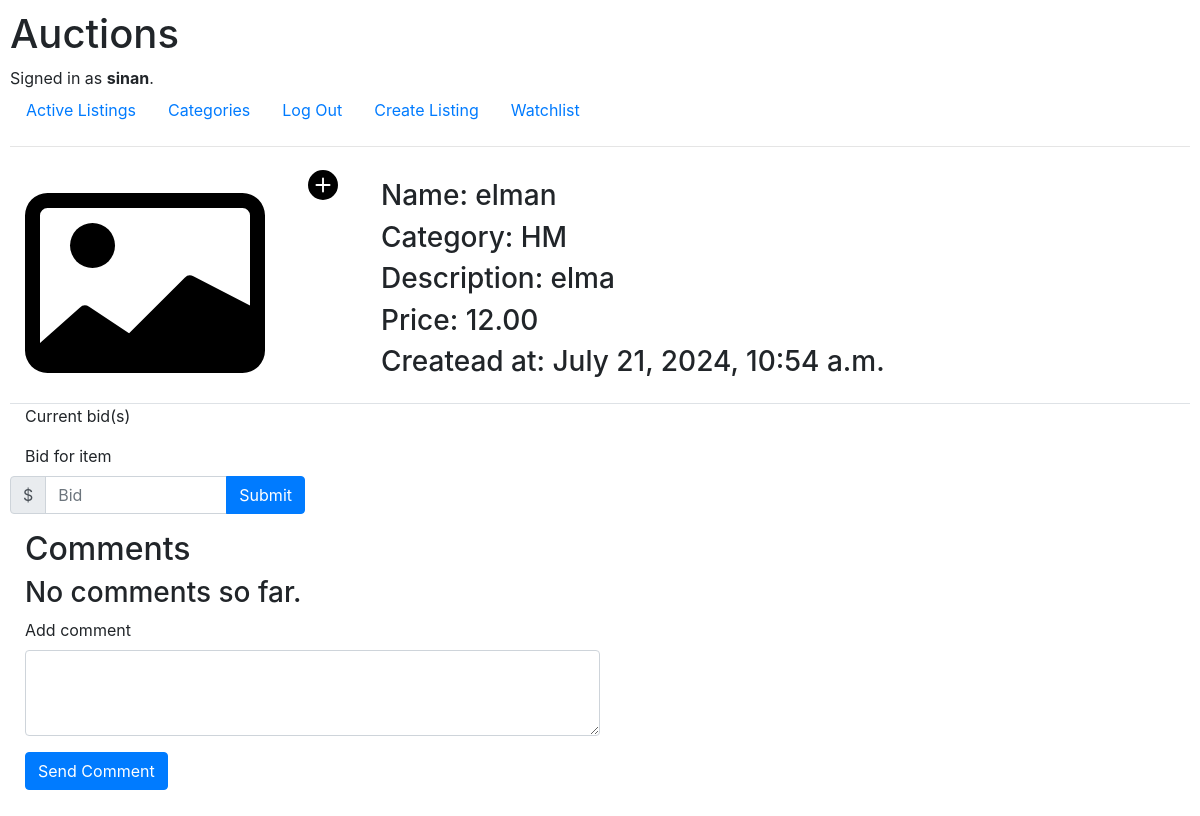
/listing/7 (signed in), run on an earlier commit of the app's database.
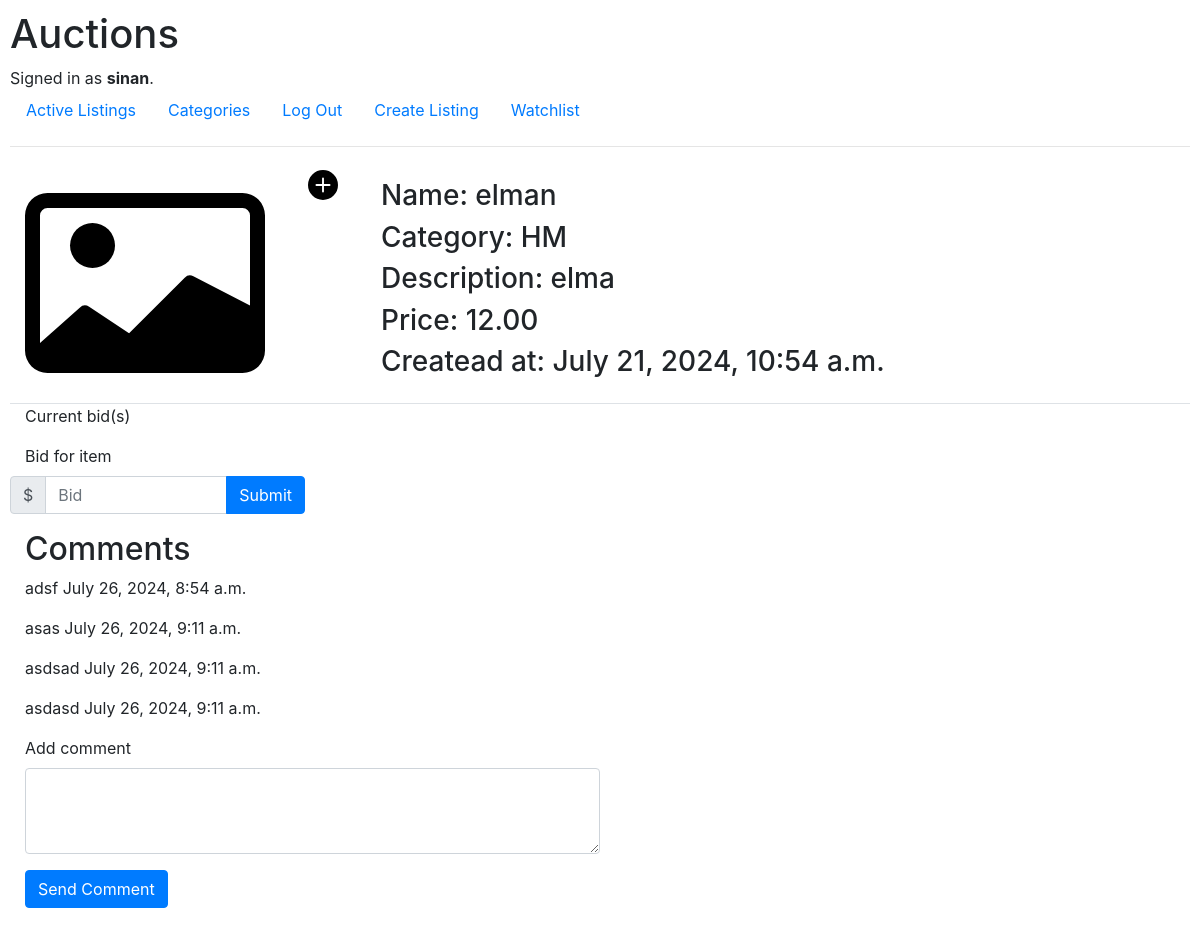
And on a later commit of the database.
### auctions/models.py (models this page shows)
class Comments(models.Model):
    message = models.CharField(max_length=256)
    user = models.ForeignKey(User, on_delete=models.CASCADE, related_name="comments")
    item = models.ForeignKey(Auctions,on_delete=models.CASCADE, related_name="item")
    enter_time = models.DateTimeField(auto_now_add=True)

### auctions/views.py (the view, shortened to what this page needs)
# urls.py: path("listing/<int:item_id>", views.listing, name="listing"),
def listing(request,item_id):
    item = Auctions.objects.get(pk = item_id)
    comments = Comments.objects.all().filter(item=item).order_by("enter_time")
    if item.watchlist.filter(pk=request.user.id):
        watched = True
    else:
        watched = False
    img_url = static('auctions/card-image.svg')
    watch_url = static('auctions/add.svg')
    watched_url = static('auctions/add_fill.svg')
    if item:
        return render(request, "auctions/listing.html", {
            "item":item,
            "img_url":img_url,
            "watch_url":watch_url,
            "watched_url":watched_url,
            "watched":watched,
            "comments": comments
        })
    else:
        messages.warning(request, "Item is not active or not found")
        return redirect("index")

### auctions/templates/auctions/listing.html (shortened to what this page needs)
{% extends "auctions/layout.html" %}
{% block body %}
    {% if item %}
    <div class="container-fluid border-bottom">
        <div class="row">
            <div class="col-md-auto">
                <img src="{{item.image}}" class="img-fluid" alt="W3Schools.com" onerror="this.onerror=null;this.src='{{img_url}}';" style="width:240px;height:auto;">
            </div>
            {% if request.user.is_authenticated %}
            <form method="post">
                <div class="col-md-auto">
                <button class="btn btn-default" data-toggle="button" name="watch" value="True">
                    {% if watched %}
                <img src="{{watched_url}}" id="watch" style="width:30px;height:auto;" onclick="this.src = this.src == offImg ? onImg : offImg;">
                    {% else %}
                    <img src="{{watch_url}}" id="watch" style="width:30px;height:auto;" onclick="this.src = this.src == offImg ? onImg : offImg;">
                    {% endif %}
                </button>
            </div>
            </form>
            {% endif %}
            <div class="col-6 align-self-center">
            <h3>Name: {{item.title}} </h2>
            <h3>Category: {{item.category}}</h2>
            {% if item.description %}
                <h3>Description: {{item.description}}</h2>
            {% endif %}
            <h3>Price: {{item.price}} </h2>
            <h3>Createad at: {{item.created_time}}</h2>
            </div>
        </div>
    </div>
    <div class="container-fluid">
        <div class="row">
            <div class="container-fluid">
            <p>Current bid(s)</p>
            </div>
    {% if request.user.is_authenticated %}
    <div class="container-fluid">
    <label for="bid">Bid for item</label>
    </div>
            <div class="input-group mb-3 w-25">
                <div class="input-group-prepend">
                    <span class="input-group-text">$</span>
                </div>
            <input type="number" class="form-control" id="bid" name="bid" placeholder="Bid">
            <div class="input-group-append">
                <input type="submit" class="btn btn-primary">
            </div>
    {% endif %}
        </div>
    </div>
    <h2>Comments</h2>
    {% if comments %}
        {% for comment in comments %}
            <p>{{comment.message}} {{comment.enter_time}}   </p>
        {% endfor %}
    {% else %}
        <h3>No comments so far.</h3>
    {% endif %}
    {% if request.user.is_authenticated %}
    <form action="" method="post">
    <div class="form-group w-50">
        <label for="comment">Add comment</label>
        <textarea class="form-control mb-3" id="comment" name="comment" rows="3"></textarea>
        <input type="submit" class="btn btn-primary" value="Send Comment">
      </div>
    </form>
    {% endif %}
    {% else %}
        <h2> There are currently no items available</h2>
    {% endif %}
{% endblock %}

What changed in the data, as far as the page shows it:
added Comments: message "adsf", enter_time "July 26, 2024, 8:54 a.m."
added Comments: message "asas", enter_time "July 26, 2024, 9:11 a.m."
added Comments: message "asdsad", enter_time "July 26, 2024, 9:11 a.m."
added Comments: message "asdasd", enter_time "July 26, 2024, 9:11 a.m."
Also different on the page:
text no longer shown: "No comments so far."
